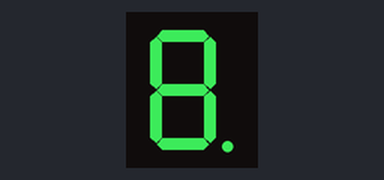
The sketch below on a simulated Arduino Uno, built with avr-gcc and run on an emulated ATmega328P. Parts: 1-digit seven-segment display. Wiring (inferred from the names in the program): 1-digit 7-segment display, segments lit when HIGH: segments pin 4, pin 5, pin 6, pin 7, pin 8, pin 9, pin 10, pin 11. The segment pins are drawn as the display they are named for.

Above: at 0.1 s.
At 1.1 s:
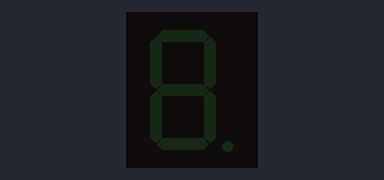

The sketch:

Blinking_8_LEDs.ino
```cpp
/*
  "GizDuino Starter kit"

   Blinking 8 LEDs

   STEP 1: Construct the circuit of GizDuino Blinking 8 LEDs.
   STEP 2: Connect the USB Cable to your computer.
   STEP 3: Open the Arduino IDE.
   STEP 4: Open the BLINKING 8 LEDS Sample code from GizDuino Starter kit code.
   STEP 5: Then, click Upload.

   This sample code turns ON the LEDs in 1 second and turn OFF
   in 1 second. It is a simple and easiest way using more pins
   for blinking LEDs.


*/
// givenname for digital pins.
int a = 4;
int b = 5;
int c = 6;
int d = 7;
int e = 8;
int f = 9;
int g = 10;
int h = 11;
// the setting up of pins.
void setup(){
  // initialize the digital pins as an output.
  pinMode(a, OUTPUT);
  pinMode(b, OUTPUT);
  pinMode(c, OUTPUT);
  pinMode(d, OUTPUT);
  pinMode(e, OUTPUT);
  pinMode(f, OUTPUT);
  pinMode(g, OUTPUT);
  pinMode(h, OUTPUT);

}
// the loop is where your program runs repeatedly.
void loop(){
  digitalWrite(a, HIGH);   // turn the LEDs ON (HIGH)
  digitalWrite(b, HIGH);
  digitalWrite(c, HIGH);
  digitalWrite(d, HIGH);
  digitalWrite(e, HIGH);
  digitalWrite(f, HIGH);
  digitalWrite(g, HIGH);
  digitalWrite(h, HIGH);
  delay(1000);             // wait for a second

  digitalWrite(a, LOW);    // turn the LEDs OFF (LOW)
  digitalWrite(b, LOW);
  digitalWrite(c, LOW);
  digitalWrite(d, LOW);
  digitalWrite(e, LOW);
  digitalWrite(f, LOW);
  digitalWrite(g, LOW);
  digitalWrite(h, LOW);
  delay(1000);            // wait for a second

}
```

Measured:
- what the display in image 1 shows lasts 1.0 s, from 1.0 s to 2.0 s
